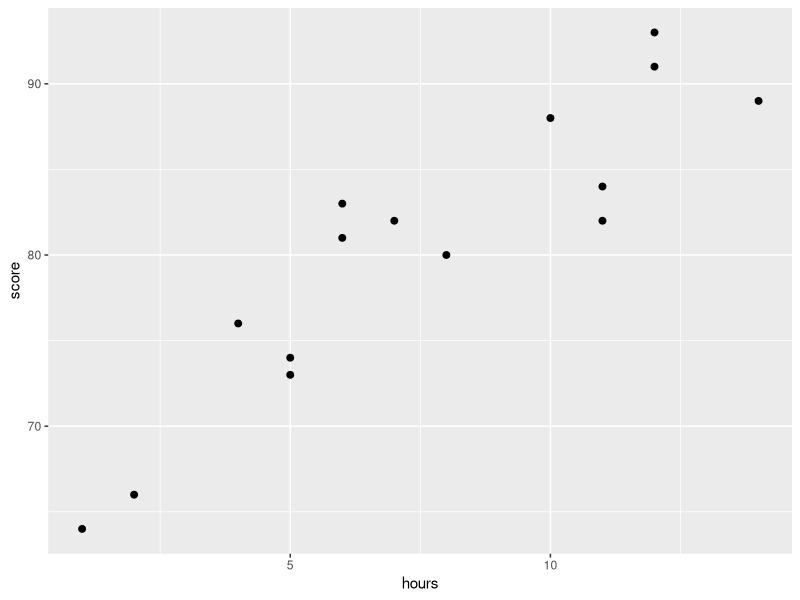

Here is the R script that generated this plot:
# (a) Use the R -Studio environment to code OLS models.
# (b) Review the methodology to validate the model and predict the dependent 
#     variable for a set of given independent variables.
# (c) Use R graphics functions to visualize the results generated with the
#     model.

# create dataset
df <- data.frame(hours=c(1, 2, 4, 5, 5, 6, 6, 7, 8, 10, 11, 11, 12, 12, 14),
                 score=c(64, 66, 76, 73, 74, 81, 83, 82, 80, 88, 84, 82, 91, 93, 89))
# view first six rows of dataset
print(head(df))
install.packages('ggplot2') # for downloading open source package ggplot
library(ggplot2)
# create scatter plot
print(ggplot(df, aes(x=hours, y=score)) + geom_point(size=2))
# fit simple linear regression model
linear_model <- lm(score~hours, df)
install.packages("Metrics") # Install & load Metrics package
library("Metrics")
print(mse(df$score,predict(linear_model,df))) # Calculate MSE - mean squared error
print(rmse(df$score,predict(linear_model,df))) # Calculate MSE - root mean squared error
print(predict( linear_model, newdata = data.frame(hours=c(15,16,17)) ))
